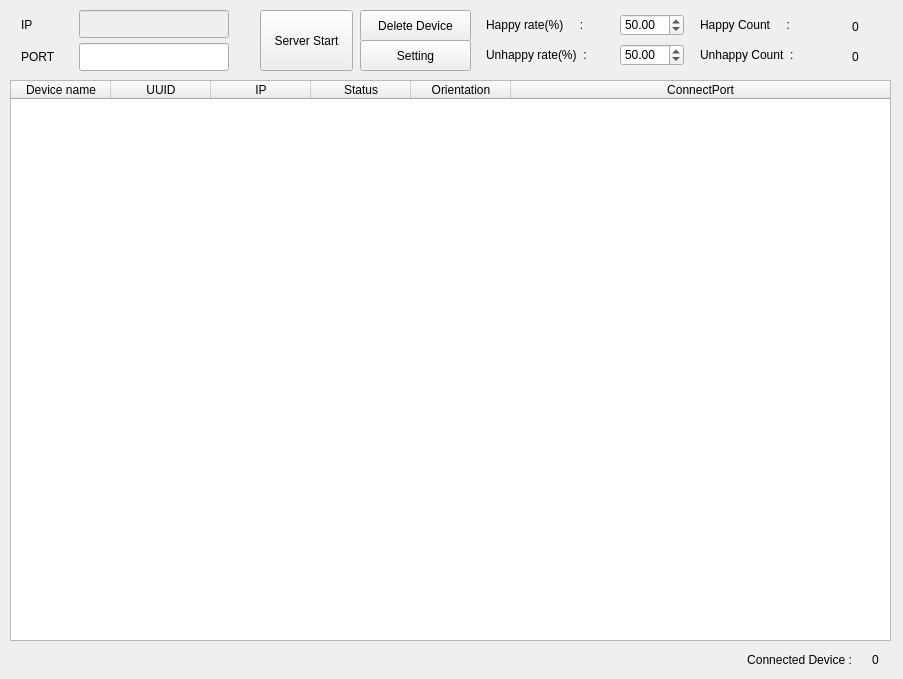
<?xml version="1.0" encoding="UTF-8"?>
<ui version="4.0">
 <class>MainWindow</class>
 <widget class="QMainWindow" name="MainWindow">
  <property name="geometry">
   <rect>
    <x>0</x>
    <y>0</y>
    <width>903</width>
    <height>679</height>
   </rect>
  </property>
  <property name="windowTitle">
   <string>SIM Mobile Communication Admin - setting</string>
  </property>
  <property name="windowIcon">
   <iconset>
    <normaloff>../images/logo.ico</normaloff>../images/logo.ico</iconset>
  </property>
  <property name="toolButtonStyle">
   <enum>Qt::ToolButtonIconOnly</enum>
  </property>
  <widget class="QWidget" name="centralwidget">
   <widget class="QWidget" name="verticalLayoutWidget">
    <property name="geometry">
     <rect>
      <x>10</x>
      <y>80</y>
      <width>881</width>
      <height>561</height>
     </rect>
    </property>
    <layout class="QVBoxLayout" name="verticalLayout">
     <item>
      <widget class="QTableWidget" name="cf_table">
       <property name="sizePolicy">
        <sizepolicy hsizetype="Expanding" vsizetype="Expanding">
         <horstretch>0</horstretch>
         <verstretch>0</verstretch>
        </sizepolicy>
       </property>
       <property name="contextMenuPolicy">
        <enum>Qt::DefaultContextMenu</enum>
       </property>
       <property name="sizeAdjustPolicy">
        <enum>QAbstractScrollArea::AdjustIgnored</enum>
       </property>
       <property name="editTriggers">
        <set>QAbstractItemView::NoEditTriggers</set>
       </property>
       <property name="selectionMode">
        <enum>QAbstractItemView::SingleSelection</enum>
       </property>
       <property name="selectionBehavior">
        <enum>QAbstractItemView::SelectRows</enum>
       </property>
       <property name="sortingEnabled">
        <bool>true</bool>
       </property>
       <attribute name="horizontalHeaderVisible">
        <bool>true</bool>
       </attribute>
       <attribute name="horizontalHeaderCascadingSectionResizes">
        <bool>false</bool>
       </attribute>
       <attribute name="horizontalHeaderHighlightSections">
        <bool>true</bool>
       </attribute>
       <attribute name="horizontalHeaderShowSortIndicator" stdset="0">
        <bool>true</bool>
       </attribute>
       <attribute name="horizontalHeaderStretchLastSection">
        <bool>true</bool>
       </attribute>
       <attribute name="verticalHeaderVisible">
        <bool>false</bool>
       </attribute>
       <attribute name="verticalHeaderCascadingSectionResizes">
        <bool>false</bool>
       </attribute>
       <attribute name="verticalHeaderHighlightSections">
        <bool>true</bool>
       </attribute>
       <attribute name="verticalHeaderStretchLastSection">
        <bool>false</bool>
       </attribute>
       <column>
        <property name="text">
         <string>Device name</string>
        </property>
       </column>
       <column>
        <property name="text">
         <string>UUID</string>
        </property>
       </column>
       <column>
        <property name="text">
         <string>IP</string>
        </property>
       </column>
       <column>
        <property name="text">
         <string>Status</string>
        </property>
       </column>
       <column>
        <property name="text">
         <string>Orientation</string>
        </property>
       </column>
       <column>
        <property name="text">
         <string>ConnectPort</string>
        </property>
       </column>
      </widget>
     </item>
    </layout>
   </widget>
   <widget class="QLabel" name="label">
    <property name="geometry">
     <rect>
      <x>729</x>
      <y>650</y>
      <width>141</width>
      <height>20</height>
     </rect>
    </property>
    <property name="text">
     <string>Connected Device :</string>
    </property>
    <property name="alignment">
     <set>Qt::AlignCenter</set>
    </property>
   </widget>
   <widget class="QLabel" name="label_connection_count">
    <property name="geometry">
     <rect>
      <x>860</x>
      <y>650</y>
      <width>31</width>
      <height>20</height>
     </rect>
    </property>
    <property name="text">
     <string>0</string>
    </property>
    <property name="alignment">
     <set>Qt::AlignCenter</set>
    </property>
   </widget>
   <widget class="QPushButton" name="btn_execute">
    <property name="geometry">
     <rect>
      <x>260</x>
      <y>10</y>
      <width>93</width>
      <height>61</height>
     </rect>
    </property>
    <property name="text">
     <string>Server Start</string>
    </property>
   </widget>
   <widget class="QLineEdit" name="lineEdit_IP">
    <property name="enabled">
     <bool>false</bool>
    </property>
    <property name="geometry">
     <rect>
      <x>79</x>
      <y>10</y>
      <width>150</width>
      <height>28</height>
     </rect>
    </property>
   </widget>
   <widget class="QLabel" name="label_5">
    <property name="geometry">
     <rect>
      <x>21</x>
      <y>46</y>
      <width>51</width>
      <height>21</height>
     </rect>
    </property>
    <property name="text">
     <string>PORT</string>
    </property>
   </widget>
   <widget class="QLabel" name="label_4">
    <property name="geometry">
     <rect>
      <x>21</x>
      <y>14</y>
      <width>41</width>
      <height>21</height>
     </rect>
    </property>
    <property name="text">
     <string>IP</string>
    </property>
   </widget>
   <widget class="QLineEdit" name="lineEdit_port">
    <property name="geometry">
     <rect>
      <x>79</x>
      <y>43</y>
      <width>150</width>
      <height>28</height>
     </rect>
    </property>
   </widget>
   <widget class="QPushButton" name="btn_delete_2">
    <property name="geometry">
     <rect>
      <x>360</x>
      <y>10</y>
      <width>111</width>
      <height>31</height>
     </rect>
    </property>
    <property name="text">
     <string>Delete Device</string>
    </property>
   </widget>
   <widget class="QPushButton" name="btn_setting">
    <property name="geometry">
     <rect>
      <x>360</x>
      <y>40</y>
      <width>111</width>
      <height>31</height>
     </rect>
    </property>
    <property name="text">
     <string>Setting</string>
    </property>
   </widget>
   <widget class="QDoubleSpinBox" name="sd_happyRate">
    <property name="geometry">
     <rect>
      <x>620</x>
      <y>14</y>
      <width>64</width>
      <height>22</height>
     </rect>
    </property>
    <property name="value">
     <double>50.000000000000000</double>
    </property>
   </widget>
   <widget class="QLabel" name="label_13">
    <property name="geometry">
     <rect>
      <x>486</x>
      <y>17</y>
      <width>131</width>
      <height>16</height>
     </rect>
    </property>
    <property name="text">
     <string>Happy rate(%)     :</string>
    </property>
   </widget>
   <widget class="QDoubleSpinBox" name="sd_unhappyRate">
    <property name="geometry">
     <rect>
      <x>620</x>
      <y>44</y>
      <width>64</width>
      <height>22</height>
     </rect>
    </property>
    <property name="value">
     <double>50.000000000000000</double>
    </property>
   </widget>
   <widget class="QLabel" name="label_14">
    <property name="geometry">
     <rect>
      <x>486</x>
      <y>47</y>
      <width>131</width>
      <height>16</height>
     </rect>
    </property>
    <property name="text">
     <string>Unhappy rate(%)  :</string>
    </property>
   </widget>
   <widget class="QLabel" name="label_15">
    <property name="geometry">
     <rect>
      <x>700</x>
      <y>47</y>
      <width>131</width>
      <height>16</height>
     </rect>
    </property>
    <property name="text">
     <string>Unhappy Count  :</string>
    </property>
   </widget>
   <widget class="QLabel" name="label_16">
    <property name="geometry">
     <rect>
      <x>700</x>
      <y>17</y>
      <width>131</width>
      <height>16</height>
     </rect>
    </property>
    <property name="text">
     <string>Happy Count     :</string>
    </property>
   </widget>
   <widget class="QLabel" name="label_happy_count">
    <property name="geometry">
     <rect>
      <x>830</x>
      <y>17</y>
      <width>51</width>
      <height>20</height>
     </rect>
    </property>
    <property name="text">
     <string>0</string>
    </property>
    <property name="alignment">
     <set>Qt::AlignCenter</set>
    </property>
   </widget>
   <widget class="QLabel" name="label_unhappy_count">
    <property name="geometry">
     <rect>
      <x>830</x>
      <y>47</y>
      <width>51</width>
      <height>20</height>
     </rect>
    </property>
    <property name="text">
     <string>0</string>
    </property>
    <property name="alignment">
     <set>Qt::AlignCenter</set>
    </property>
   </widget>
  </widget>
 </widget>
 <resources/>
 <connections/>
</ui>
